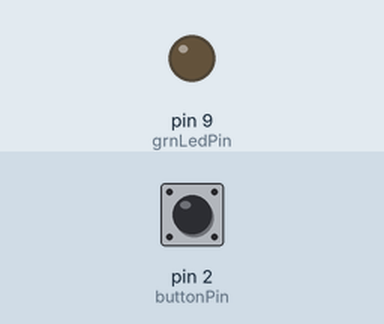
Simulated run of this sketch. Board: Arduino Uno, built with avr-gcc and run on an emulated ATmega328P. Parts: output pins drawn as LEDs (lit = HIGH). The test bench sets the inputs (shaded band); at power-on: pin 2 (buttonPin) HIGH.

Above: at 1.2 s.
1.3 s: pin 2 (buttonPin) pulled LOW for 0.15 s
At 2.5 s:
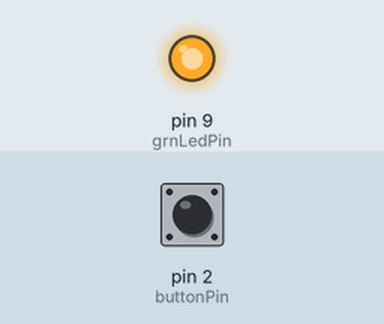
2.9 s: pin 2 (buttonPin) pulled LOW for 1 s
At 3.9 s:
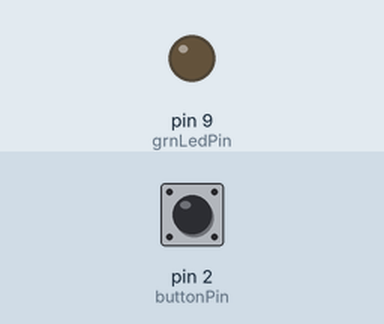
5.4 s: pin 2 (buttonPin) pulled LOW for 3.2 s
At 5.8 s:
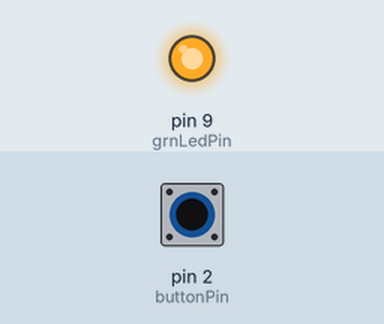
Timing chart, 0 to 8.4 s (numbered marks = the images above; inputs shaded):
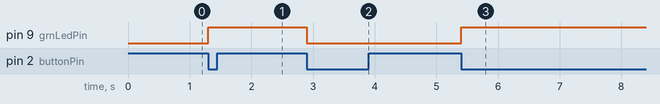

The sketch:

button_interrupt.ino
```cpp
/*
Arduino program that uses an interrupt to toggle an LED on and off when a button is pressed.
*/

const int grnLedPin = 9;
const int buttonPin = 2;

volatile int ledToggle = LOW;
volatile int lastButtonState = HIGH;
volatile int buttonState;

void setup() {
  pinMode(grnLedPin, OUTPUT);
  pinMode(buttonPin, INPUT_PULLUP);
  attachInterrupt(digitalPinToInterrupt(buttonPin), button_ISR, CHANGE);
}

void loop() {
  // Nothing to do in the loop() since LED control is done using an interrupt
}

void button_ISR() {
  buttonState = digitalRead(buttonPin);

  if (buttonState == LOW && lastButtonState == HIGH) {
    ledToggle = !ledToggle;
    digitalWrite(grnLedPin, ledToggle);
  }

  lastButtonState = buttonState;
}
```

Measured:
- after the input at 1.3 s, pin 9 (grnLedPin): LOW → HIGH at once
- after the input at 2.9 s, pin 9 (grnLedPin): HIGH → LOW at once
- after the input at 5.4 s, pin 9 (grnLedPin): LOW → HIGH at once
